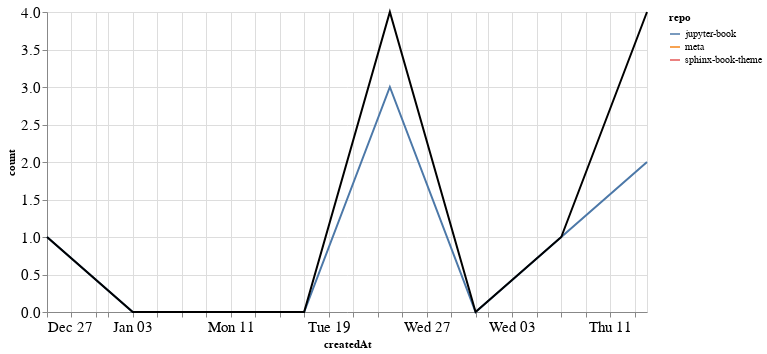

The notebook cell this image was saved under:
### Markdown cell above
### PRs

### Code cell
prs_time = prs.groupby('repo').resample('W', on='createdAt').count()['author'].reset_index()
prs_time = prs_time.rename(columns={'author': 'count'})
prs_time_total = prs_time.groupby('createdAt').agg({"count": "sum"}).reset_index()

ch1 = alt.Chart(prs_time, width=600).mark_line().encode(
    x='createdAt',
    y='count',
    color='repo',
    tooltip="repo"
)

ch2 = alt.Chart(prs_time_total, width=600).mark_line(color="black").encode(
    x='createdAt',
    y='count',
)

ch1 + ch2

### Figure 1 — Vega-Lite specification as saved in the notebook (floating-point values rounded to 4 significant figures)
{"config": {"axisLeft": {"labelFontSize": 15}, "axisBottom": {"labelFontSize": 15}}, "layer": [{"data": {"name": "data-4b481512029de57ed2dbe07dfef283a0"}, "mark": "line", "encoding": {"color": {"type": "nominal", "field": "repo"}, "tooltip": {"type": "nominal", "field": "repo"}, "x": {"type": "temporal", "field": "createdAt"}, "y": {"type": "quantitative", "field": "count"}}, "width": 600}, {"data": {"name": "data-ea533b109bf164220687c140559b4514"}, "mark": {"type": "line", "color": "black"}, "encoding": {"x": {"type": "temporal", "field": "createdAt"}, "y": {"type": "quantitative", "field": "count"}}, "width": 600}], "$schema": "https://vega.github.io/schema/vega-lite/v4.8.1.json", "datasets": {"data-4b481512029de57ed2dbe07dfef283a0": [{"repo": "jupyter-book", "createdAt": "2020-12-27T00:00:00", "count": 1}, {"repo": "jupyter-book", "createdAt": "2021-01-03T00:00:00", "count": 0}, {"repo": "jupyter-book", "createdAt": "2021-01-10T00:00:00", "count": 0}, {"repo": "jupyter-book", "createdAt": "2021-01-17T00:00:00", "count": 0}, {"repo": "jupyter-book", "createdAt": "2021-01-24T00:00:00", "count": 3}, {"repo": "jupyter-book", "createdAt": "2021-01-31T00:00:00", "count": 0}, {"repo": "jupyter-book", "createdAt": "2021-02-07T00:00:00", "count": 1}, {"repo": "jupyter-book", "createdAt": "2021-02-14T00:00:00", "count": 2}, {"repo": "meta", "createdAt": "2021-01-24T00:00:00", "count": 1}, {"repo": "sphinx-book-theme", "createdAt": "2021-02-14T00:00:00", "count": 2}], "data-ea533b109bf164220687c140559b4514": [{"createdAt": "2020-12-27T00:00:00", "count": 1}, {"createdAt": "2021-01-03T00:00:00", "count": 0}, {"createdAt": "2021-01-10T00:00:00", "count": 0}, {"createdAt": "2021-01-17T00:00:00", "count": 0}, {"createdAt": "2021-01-24T00:00:00", "count": 4}, {"createdAt": "2021-01-31T00:00:00", "count": 0}, {"createdAt": "2021-02-07T00:00:00", "count": 1}, {"createdAt": "2021-02-14T00:00:00", "count": 4}]}}
